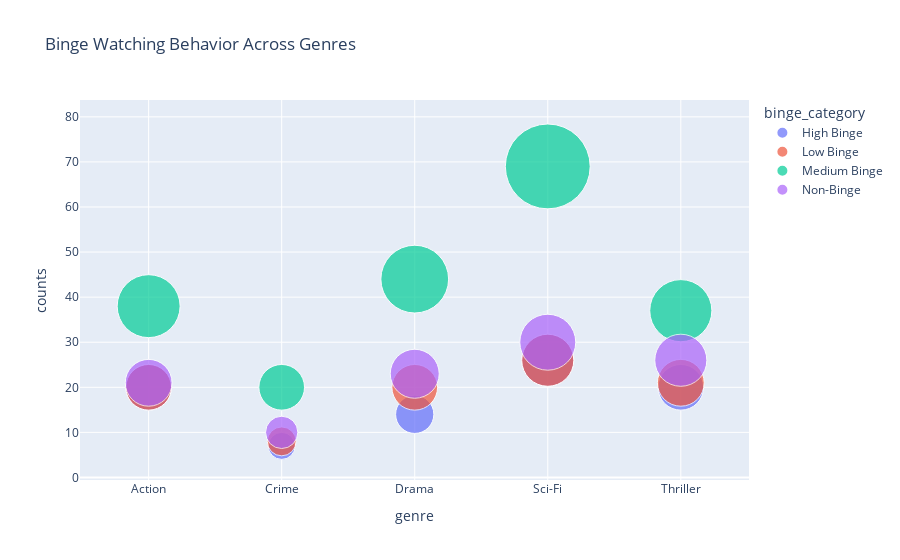

The notebook cell this image was saved under:
### Code cell
# Generate all visualizations
plot_top_genres(data)
plot_watch_hours(data)
plot_binge_behavior(data)
plot_ratings_analysis(data)
advanced_visualizations(data)

### Figure 1 — Plotly figure (JSON) as saved in the notebook; plotly's stock layout.template omitted (floating-point values rounded to 4 significant figures)
{"data": [{"hovertemplate": "<b>%{hovertext}</b><br><br>binge_category=High Binge<br>genre=%{x}<br>counts=%{marker.size}<extra></extra>", "hovertext": ["Action", "Crime", "Drama", "Sci-Fi", "Thriller"], "legendgroup": "High Binge", "marker": {"color": "#636efa", "size": [20, 7, 14, 26, 20], "sizemode": "area", "sizeref": 0.01917, "symbol": "circle"}, "mode": "markers", "name": "High Binge", "orientation": "v", "showlegend": true, "type": "scatter", "x": ["Action", "Crime", "Drama", "Sci-Fi", "Thriller"], "xaxis": "x", "y": [20, 7, 14, 26, 20], "yaxis": "y"}, {"hovertemplate": "<b>%{hovertext}</b><br><br>binge_category=Low Binge<br>genre=%{x}<br>counts=%{marker.size}<extra></extra>", "hovertext": ["Action", "Crime", "Drama", "Sci-Fi", "Thriller"], "legendgroup": "Low Binge", "marker": {"color": "#EF553B", "size": [20, 8, 20, 26, 21], "sizemode": "area", "sizeref": 0.01917, "symbol": "circle"}, "mode": "markers", "name": "Low Binge", "orientation": "v", "showlegend": true, "type": "scatter", "x": ["Action", "Crime", "Drama", "Sci-Fi", "Thriller"], "xaxis": "x", "y": [20, 8, 20, 26, 21], "yaxis": "y"}, {"hovertemplate": "<b>%{hovertext}</b><br><br>binge_category=Medium Binge<br>genre=%{x}<br>counts=%{marker.size}<extra></extra>", "hovertext": ["Action", "Crime", "Drama", "Sci-Fi", "Thriller"], "legendgroup": "Medium Binge", "marker": {"color": "#00cc96", "size": [38, 20, 44, 69, 37], "sizemode": "area", "sizeref": 0.01917, "symbol": "circle"}, "mode": "markers", "name": "Medium Binge", "orientation": "v", "showlegend": true, "type": "scatter", "x": ["Action", "Crime", "Drama", "Sci-Fi", "Thriller"], "xaxis": "x", "y": [38, 20, 44, 69, 37], "yaxis": "y"}, {"hovertemplate": "<b>%{hovertext}</b><br><br>binge_category=Non-Binge<br>genre=%{x}<br>counts=%{marker.size}<extra></extra>", "hovertext": ["Action", "Crime", "Drama", "Sci-Fi", "Thriller"], "legendgroup": "Non-Binge", "marker": {"color": "#ab63fa", "size": [21, 10, 23, 30, 26], "sizemode": "area", "sizeref": 0.01917, "symbol": "circle"}, "mode": "markers", "name": "Non-Binge", "orientation": "v", "showlegend": true, "type": "scatter", "x": ["Action", "Crime", "Drama", "Sci-Fi", "Thriller"], "xaxis": "x", "y": [21, 10, 23, 30, 26], "yaxis": "y"}], "layout": {"legend": {"itemsizing": "constant", "title": {"text": "binge_category"}, "tracegroupgap": 0}, "title": {"text": "Binge Watching Behavior Across Genres"}, "xaxis": {"anchor": "y", "domain": [0, 1], "title": {"text": "genre"}}, "yaxis": {"anchor": "x", "domain": [0, 1], "title": {"text": "counts"}}}}
